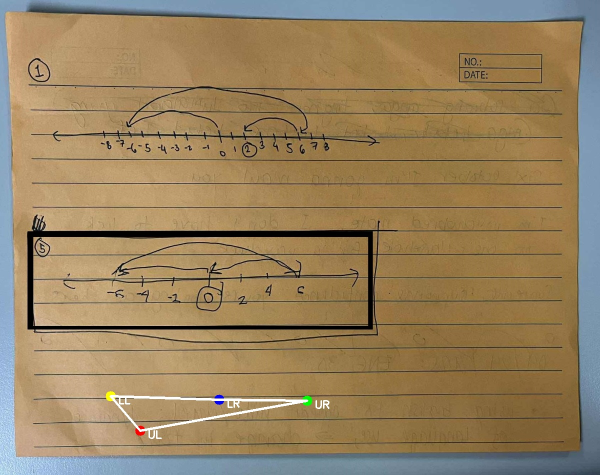
#> input picture app/backend/functionality/ARCHIVE/debug_warp/box_1cf0_16cf3a.jpg, 1200 x 950 px (shown at 1/2 size)
$ python -i image_preprocessor.py   (imports and definitions only)
#> lines starting #> are read from the running program, lines starting #| are printed output that depends on the picture
import cv2
import numpy as np
import logging
from typing import List, Tuple, Optional
from pathlib import Path
import uuid
import os

# Configure logging
# [1 line not run here, left out]
logger = logging.getLogger(__name__)

# Optional PaddleOCR import (fails gracefully if not installed)
# [9 lines not run here, left out]


class CVProcessingError(Exception):
    """Custom exception for CV processing failures"""
    pass


class CVImagePreprocessor:
    """
    Production-ready image preprocessor for student assessment answer box detection.

    HYBRID ARCHITECTURE:
    ┌─────────────────────────────────────────────────────────────┐
    │  Stage 1: Document Detection                                │
    │    • PaddleOCR (if enabled): Robust document boundary detection │
    │    • Fallback: Traditional CV contour detection              │
    ├─────────────────────────────────────────────────────────────┤
    │  Stage 2: Answer Box Extraction (YOUR UNIQUE VALUE)         │
    │    • Traditional CV on warped document                       │
    │    • Convex hull + iterative epsilon approximation           │
    │    • Morphological closing for fragmented borders            │
    │    • Bounding rect fallback for failed approximations        │
    ├─────────────────────────────────────────────────────────────┤
    │  Stage 3: Enhancement                                        │
    │    • Line removal AFTER warp (critical fix for lined paper)  │
    │    • Median-based deskew (outlier-resistant)                 │
    │    • Brightness/contrast optimization                        │
    └─────────────────────────────────────────────────────────────┘

    KEY ADVANTAGES:
    ✅ Works on Windows (CPU-only PaddlePaddle, no GPU required)
    ✅ ~250MB disk footprint (not 1.5GB - that's GPU version)
    ✅ Graceful fallback if PaddleOCR fails or isn't installed
    ✅ Fixes critical lined paper flaw: line removal AFTER warp
    ✅ Preserves your innovation: answer box detection within documents

    API CONTRACT (required by api.py):
    - Input: raw image bytes (from await file.read())
    - Output: List[bytes] where each element is a JPEG byte array
    - Returns up to 3 candidate regions for manual selection
    - Returns at least 1 box (full image if no boxes detected)
    """

    SUPPORTED_FORMATS = {'.jpg', '.jpeg', '.png'}
    DEFAULT_OUTPUT_HEIGHT = 800  # Standard height for processed answer boxes

    def __init__(
        self,
        min_area_ratio: float = 0.003,
        min_confidence: float = 0.10,
        max_aspect_ratio: float = 20.0,
        debug_mode: bool = False,
        max_processing_dim: int = 1500,
        use_paddle_ocr: bool = False,
        paddle_ocr_lang: str = 'en'
    ):
        os.environ['PADDLE_PDX_DISABLE_MODEL_SOURCE_CHECK'] = 'True'  # Speed up init

        self.min_area_ratio = min_area_ratio
        self.min_confidence = min_confidence
        self.max_aspect_ratio = max_aspect_ratio
        self.debug_mode = debug_mode
        self.max_processing_dim = max_processing_dim
        self.use_paddle_ocr = use_paddle_ocr and PADDLEOCR_AVAILABLE
        self.paddle_ocr_lang = paddle_ocr_lang

        # ✅ CORRECT for 2.7+: ONLY 'lang' parameter accepted
        self.paddle_ocr = None
        if self.use_paddle_ocr:
            try:
                self.paddle_ocr = PaddleOCR(lang=self.paddle_ocr_lang)  # NO other params!
                logger.info(f"✓ PaddleOCR initialized (v{self._get_paddle_version()}) | Lang: {paddle_ocr_lang}")
            except Exception as e:
                logger.warning(f"⚠ PaddleOCR initialization failed: {e}")
                self.use_paddle_ocr = False
                self.paddle_ocr = None

        self._validate_config()
        status = 'ENABLED' if self.use_paddle_ocr else 'DISABLED'
        logger.info(f"Preprocessor initialized | PaddleOCR: {status}")

    # [7 lines left out: function _get_paddle_version, not called in this run]

    def _validate_config(self):
        """Validate constructor parameters"""
        if not 0.0 < self.min_area_ratio < 1.0:
            raise ValueError("min_area_ratio must be between 0 and 1")
        if not 0.0 < self.min_confidence < 1.0:
            raise ValueError("min_confidence must be between 0 and 1")
        if self.max_aspect_ratio < 1.0:
            raise ValueError("max_aspect_ratio must be >= 1.0")
        if self.max_processing_dim < 200:
            raise ValueError("max_processing_dim must be >= 200")

    # ==============================
    # Core API Methods (Contract with api.py)
    # ==============================

    # [15 lines left out: function validate_file_extension, not called in this run]

    def process_assessment_image(self, image_bytes: bytes, num_boxes: Optional[int] = None) -> List[bytes]:
        """
        Process raw assessment image and extract answer box regions.
        API CONTRACT:
        - Input: raw image bytes (from await file.read())
        - Output: List[bytes] where each element is a JPEG byte array
        - Must detect answer boxes and return each as separate processed image
        - Returns up to 'num_boxes' candidate regions (default 3)

        Args:
            image_bytes: Raw bytes of uploaded image
            num_boxes: Optional maximum number of boxes to return (default: 3)

        Returns:
            List of JPEG-encoded byte arrays, one per detected answer box
            (Returns at least 1 box - full image if no boxes detected)
        Raises:
            CVProcessingError: If image processing fails catastrophically
        """
        try:
            # Load image from bytes
            image = self._load_image_from_bytes(image_bytes)
            logger.info(f"✓ Loaded image: {image.shape[1]}x{image.shape[0]}px")

            # Detect answer box candidates (hybrid approach)
            candidate_boxes = self._detect_answer_box_candidates(image)
            logger.info(f"✓ Detected {len(candidate_boxes)} candidate answer box(es)")

            # Process each box (enhancements applied AFTER detection)
            processed_bytes_list = []
            for i, box_image in enumerate(candidate_boxes):
                try:
                    # Apply enhancements in optimal order
                    enhanced = self.brighten(box_image, amount=0.25)
                    enhanced = self.adjust_contrast(enhanced, amount=1.3)
                    # CRITICAL FIX: Remove horizontal lines AFTER warp
                    enhanced = self._remove_horizontal_lines_post_warp(enhanced)
                    # Deskew with median angle (more robust than mean)
                    enhanced = self._deskew_image(enhanced, max_angle=15.0)
                    # Encode to JPEG bytes
                    img_bytes = self._encode_to_bytes(enhanced)
                    processed_bytes_list.append(img_bytes)
                    logger.debug(f"  Processed box #{i+1}: {len(img_bytes):,} bytes")
                except Exception as e:
                    logger.warning(f"Failed to process box #{i+1}: {e}")
                    continue

            # Fallback: if no boxes detected, return full image
            if not processed_bytes_list:
                logger.warning("No valid answer boxes detected. Returning full image as fallback.")
                full_processed = self.brighten(image, amount=0.25)
                full_processed = self.adjust_contrast(full_processed, amount=1.3)
                full_processed = self._remove_horizontal_lines_post_warp(full_processed)
                full_processed = self._deskew_image(full_processed, max_angle=15.0)
                processed_bytes_list.append(self._encode_to_bytes(full_processed))

            # FIX: Use num_boxes parameter to limit results (default to 3 if None)
            limit = num_boxes if num_boxes is not None else 3
            final_boxes = processed_bytes_list[:limit]

            logger.info(f"Returning {len(final_boxes)} box(es) for manual selection")
            return final_boxes

        except CVProcessingError:
            raise
        except Exception as e:
            logger.error(f"✗ Unexpected error in process_assessment_image: {e}", exc_info=True)
            raise CVProcessingError(f"Image processing failed: {str(e)}")

    # [31 lines left out: functions brighten, adjust_contrast, load_image, not called in this run]

    def _load_image_from_bytes(self, image_bytes: bytes) -> np.ndarray:
        """Convert bytes to OpenCV image with validation."""
        if not image_bytes or len(image_bytes) == 0:
            raise CVProcessingError("Empty image bytes provided")
        nparr = np.frombuffer(image_bytes, np.uint8)
        image = cv2.imdecode(nparr, cv2.IMREAD_COLOR)
        if image is None:
            raise CVProcessingError("Failed to decode image bytes - invalid format or corrupted data")
        if len(image.shape) != 3 or image.shape[2] != 3:
            raise CVProcessingError(f"Invalid image format: expected 3-channel BGR, got shape {image.shape}")
        return image

    # [759 lines left out: functions _encode_to_bytes, _detect_answer_box_candidates, _warp_from_ocr_corners, _extract_answer_boxes_from_document, _traditional_answer_box_detection, _order_points and 6 more, not called in this run]

>>> import cv2
>>> picture = cv2.imread('ARCHIVE/debug_warp/box_1cf0_16cf3a.jpg', cv2.IMREAD_GRAYSCALE)
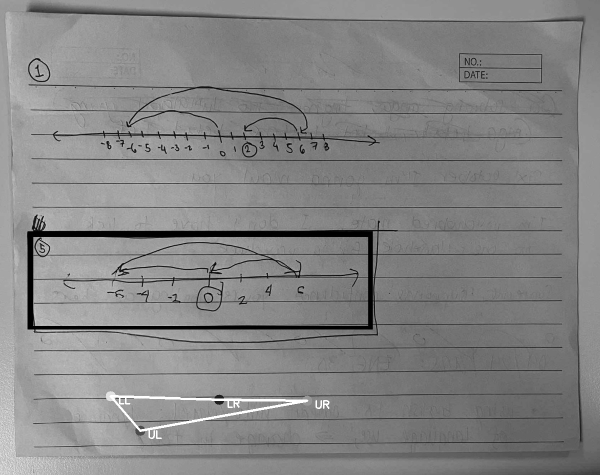
#> picture: shape (950, 1200) (shown at 1/2 size); min 0, max 255, mean 132.4
>>> result = CVImagePreprocessor().process_assessment_image(picture)
#> (the run stopped early here; a loop or call above may not have finished)
